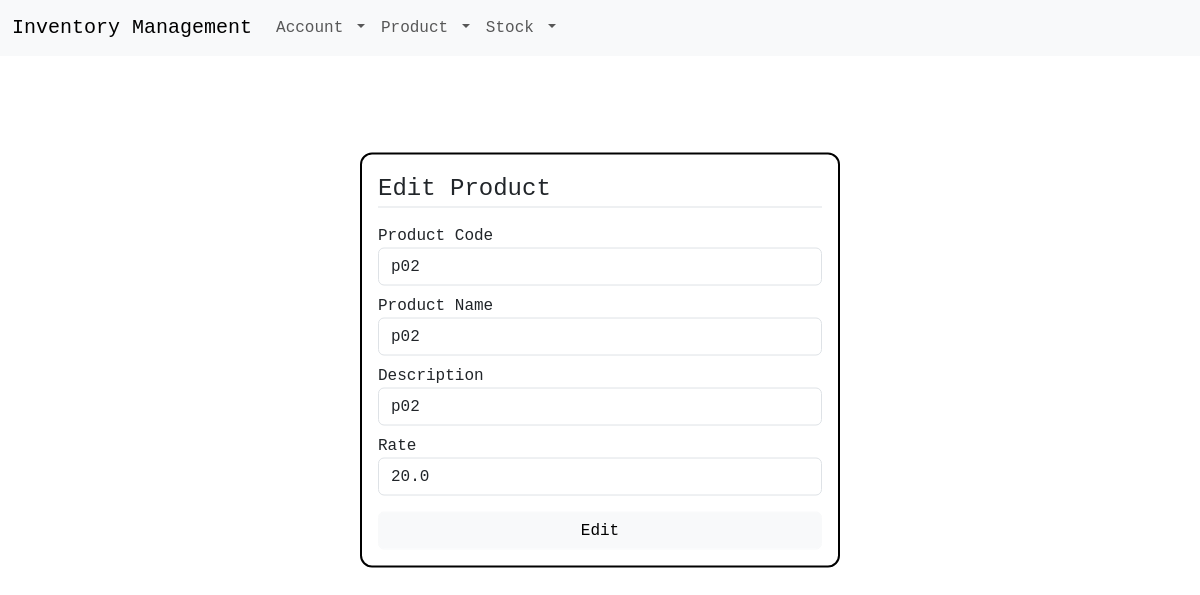
The app's page /edit-product/2 (signed in), older data.
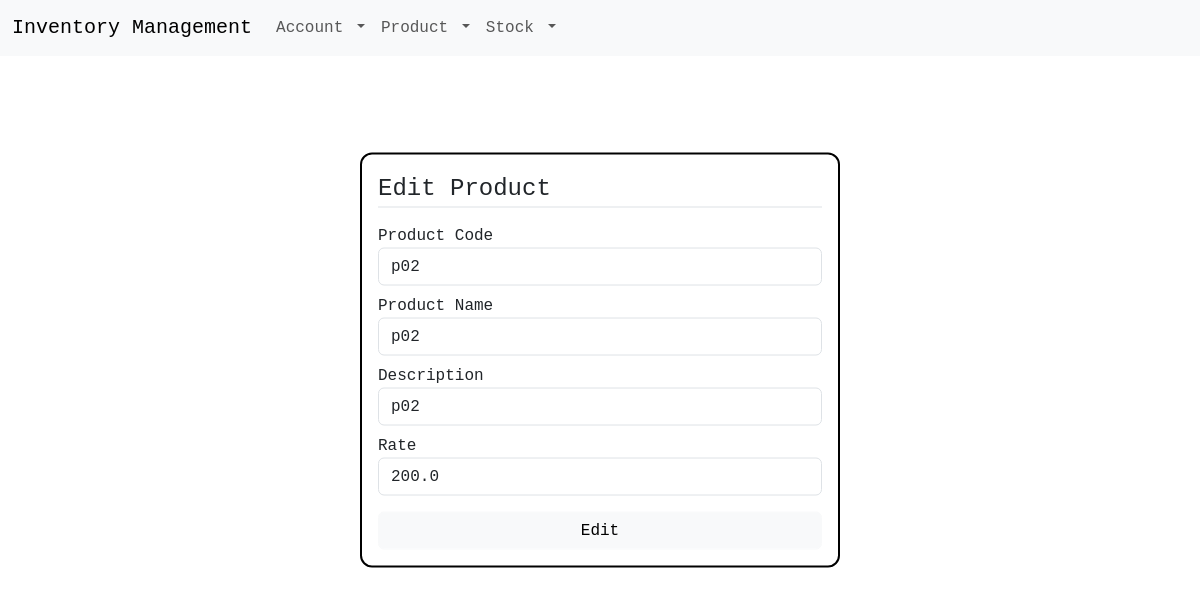
The same page, newer data.
### app/models.py (models this page shows)
class Product(db.Model):
    id = db.Column(db.Integer, primary_key=True)
    productCode = db.Column(db.String(250), unique=True, nullable=False)
    productName = db.Column(db.String(250), nullable=False)
    description = db.Column(db.String(250), nullable=False)
    rate = db.Column(db.Float, nullable=False)

### app/views.py (the view, shortened to what this page needs)
@app.route("/edit-product/<product_id>", methods=["GET", "POST"])
@login_required
def editProduct(product_id):
    form = EditProductForm()
    try:
        product = db.session.query(models.Product).get(product_id)
        form.productCode.default = product.productCode
        form.productName.default = product.productName
        form.description.default = product.description
        form.rate.default = product.rate
        form.process()
        return render_template("edit_product.html", form=form, product=product)
    except (IntegrityError, AttributeError, PendingRollbackError):
        flash("Product could not be updated", "danger")
        return redirect(url_for("viewProduct"))

### app/forms.py
class EditProductForm(FlaskForm):
    productCode = StringField("Product Code", validators=[
        DataRequired(),
        Length(min=3, max=22)
    ])
    productName = StringField("Product Name", validators=[
        DataRequired(),
        Length(max=50)
    ])
    description = StringField("Description", validators=[
        DataRequired(),
        Length(max=200)
    ])
    rate = FloatField("Rate", validators=[
        DataRequired(),
        NumberRange(min=0.01, max=1000000)
    ])
    submit = SubmitField("Edit")

### app/views.py (called while the page is built)
@login_manager.user_loader
def loader_user(user_id):
    return models.Users.query.get(user_id)

### app/templates/edit_product.html (shortened to what this page needs)
{% extends 'base.html' %}
{% block content %}
<div class="forms center" id="edit-product-form">
    <form action="/edit-product/{{ product.id }}" method="post">
      <fieldset class="form-group">
        <legend class="border-bottom mb-3">Edit Product</legend>
        <div class="form-group mb-2">
        {{ form.productCode.label(class="form-control-label") }}
        {% if form.productCode.errors %}
          {{ form.productCode(class="form-control is-invalid") }}
          <div class="invalid-feedback">
          {% for error in form.productCode.errors %}
            <span span>{{ error }} </span>
          {% endfor %}
          </div>
        {% else %}
          {{ form.productCode(class="form-control") }}
        {% endif %}
        </div>
        <div class="form-group mb-2">
        {{ form.productName.label(class="form-control-label") }}
        {% if form.productName.errors %}
          {{ form.productName(class="form-control is-invalid") }}
          <div class="invalid-feedback">
          {% for error in form.productName.errors %}
            <span>{{ error }} </span>
          {% endfor %}
          </div>
        {% else %}
          {{ form.productName(class="form-control") }}
        {% endif %}
        </div>
        <div class="form-group mb-2">
        {{ form.description.label(class="form-control-label") }}
        {% if form.description.errors %}
          {{ form.description(class="form-control is-invalid") }}
          <div class="invalid-feedback">
          {% for error in form.description.errors %}
            <span>{{ error }} </span>
          {% endfor %}
          </div>
        {% else %}
          {{ form.description(class="form-control") }}
        {% endif %}
        </div>
        <div class="form-group mb-2">
          {{ form.rate.label(class="form-control-label") }}
          {% if form.rate.errors %}
            {{ form.rate(class="form-control is-invalid") }}
            <div class="invalid-feedback">
            {% for error in form.rate.errors %}
              <span>{{ error }} </span>
            {% endfor %}
            </div>
          {% else %}
            {{ form.rate(class="form-control") }}
          {% endif %}
          </div>
      </fieldset>
      <div class="form-group mt-2">
        {{ form.submit(class="form-control btn btn-light") }}
      </div>
    </form>
  </div>
{% endblock %}

Row changes from the older to the newer data that the page shows:
changed Product: rate "20.0" → "200.0"
